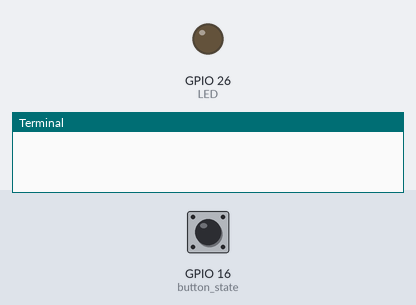
Simulated run of this program. Board: Raspberry Pi (BCM pin numbers). On the bench: output pins drawn as LEDs (lit = HIGH), the last lines printed to the terminal. Inputs (shaded band) come from the test bench; at power-on: GPIO 16 (button_state) HIGH.

Above: at 1.2 s.
1.3 s: GPIO 16 (button_state) pulled LOW for 0.15 s
At 1.37 s:
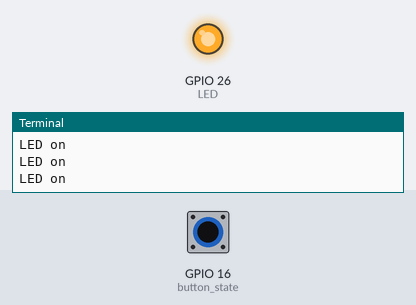
2.9 s: GPIO 16 (button_state) pulled LOW for 3.2 s
At 6.9 s:
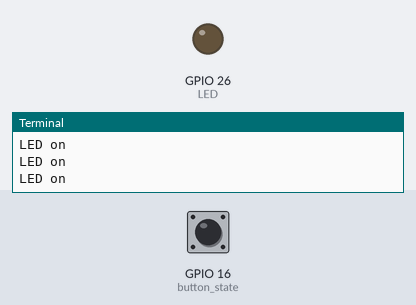
Timing chart, 0 to 8.4 s (numbered marks = the images above; inputs shaded):
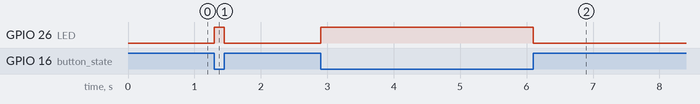

Measured:
- after the input at 1.3 s, GPIO 26 (LED): LOW → HIGH at once, → LOW 0.15 s later
- after the input at 2.9 s, GPIO 26 (LED): LOW → HIGH at once, → LOW 3.2 s later

The program:

Basic-Pushbutton_N_LED.py
```python
#import the python libraries needed
import RPi.GPIO as GPIO #import library RPi.GPIO & calling it GPIO
import time             #import time library to call time.sleep (delay)

#set the GPIO mode to Broadcom pin
GPIO.setmode(GPIO.BCM) #Broadcom(BCM) use to configure Raspberry Pi pins using the Broadcom channel num.

GPIO.setwarnings(False)#Suppresse any warnings generated by RPi.GPIO library

#set the pins and if its an output or input
BUTTON_PIN = 16                                          #assign GPIO pin number 16 as BUTTON_PIN
LED = 26                                                 #assign GPIO pin number 26 as LED
GPIO.setup(LED,GPIO.OUT)                                 #set the LED GPIO pin as an output
GPIO.setup(BUTTON_PIN, GPIO.IN, pull_up_down=GPIO.PUD_UP)#set the PushButton GPIO pin as an input


#---------Coding situation: When pushbutton is pressed LED turn on. N When pushbutton is not pressed LED turn off ---------
while True:
    button_state = GPIO.input(16) #resigning pin 16 as button_state instead of BUTTON_PIN

    if button_state == False:     #when pushbutton is pressed {checking if the button is being pushed}
        print ("LED on")          #print "LED on" in the terminal
        GPIO.output(LED,GPIO.HIGH)#Turn on LED
    else:                         #when pushbutton is not pressed
        GPIO.output(LED,GPIO.LOW) #Turn off LED

#Clean up GPIO and release resources
GPIO.cleanup()#Clean up
```
